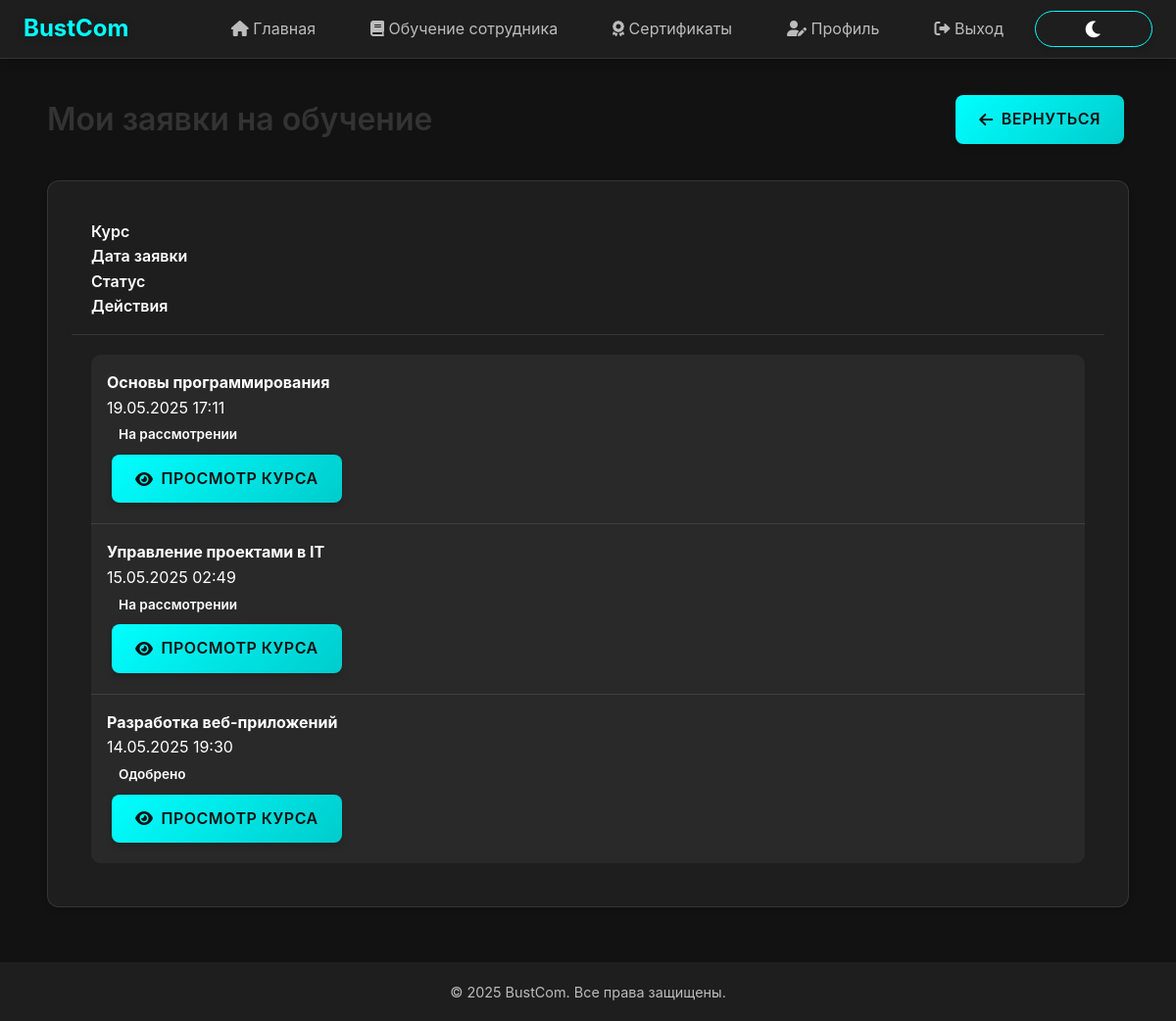
Screenshot of /employee/my-requests/ (signed in) with the database file from the repository.
### bustComProj/models.py (models this page shows, shortened)
class TrainingRequest(models.Model):
    STATUS_CHOICES = [
        ('pending', 'Ожидание'),
        ('approved', 'Одобрено'),
        ('rejected', 'Отклонено')
    ]
    user = models.ForeignKey(settings.AUTH_USER_MODEL, on_delete=models.CASCADE)
    course = models.ForeignKey('Course', on_delete=models.CASCADE)
    reason = models.TextField()
    status = models.CharField(max_length=10, choices=STATUS_CHOICES, default='pending')
    created_at = models.DateTimeField(auto_now_add=True)

class Course(models.Model):
    LEVEL_CHOICES = [
        ('beginner', 'Начальный'),
        ('intermediate', 'Средний'),
        ('advanced', 'Продвинутый')
    ]
    title = models.CharField(max_length=100)
    description = models.TextField()
    duration = models.IntegerField(help_text='Продолжительность в часах')
    level = models.CharField(max_length=20, choices=LEVEL_CHOICES, default='beginner')
    teacher = models.ForeignKey(User, on_delete=models.CASCADE, related_name='courses')
    created_at = models.DateTimeField(auto_now_add=True)
    updated_at = models.DateTimeField(auto_now=True)
    class Meta:
        verbose_name = 'Курс'
        verbose_name_plural = 'Курсы'

### bustComProj/views.py (the view)
# urls.py: path('employee/my-requests/', my_requests, name='my_requests'),
@login_required
@role_required('employee')
def my_requests(request):
    training_requests = TrainingRequest.objects.filter(user=request.user).select_related('course').order_by('-created_at')
    return render(request, 'employee/my_requests.html', {'requests': training_requests})

### bustComProj/views.py (called while the page is built)
def role_required(role):
    def check_role(user):
        return user.is_authenticated and getattr(user.profile, 'role', '').lower() == role.lower()
    return user_passes_test(check_role)

### bustComProj/templates/employee/my_requests.html (shortened to what this page needs)
{% extends "bustComProj/base.html" %}
{% load static %}
{% block content %}
<div class="container my-5">
    <div class="row">
        <div class="col-12">
            <div class="d-flex justify-content-between align-items-center mb-4">
                <h1 class="page-title">Мои заявки на обучение</h1>
                <a href="{% url 'employee_dashboard' %}" class="btn btn-outline-secondary">
                    <i class="fas fa-arrow-left me-2"></i>Вернуться
                </a>
            </div>
            {% if requests %}
                <div class="card shadow">
                    <div class="card-header bg-dark text-white">
                        <div class="row">
                            <div class="col-md-3">Курс</div>
                            <div class="col-md-3">Дата заявки</div>
                            <div class="col-md-3">Статус</div>
                            <div class="col-md-3">Действия</div>
                        </div>
                    </div>
                    <div class="card-body p-0">
                        <div class="list-group list-group-flush">
                            {% for request in requests %}
                                <div class="list-group-item">
                                    <div class="row align-items-center">
                                        <div class="col-md-3">
                                            <strong>{{ request.course.title }}</strong>
                                        </div>
                                        <div class="col-md-3">
                                            {{ request.created_at|date:"d.m.Y H:i" }}
                                        </div>
                                        <div class="col-md-3">
                                            {% if request.status == 'pending' %}
                                                <span class="badge bg-warning text-dark">На рассмотрении</span>
                                            {% elif request.status == 'approved' %}
                                                <span class="badge bg-success">Одобрено</span>
                                            {% elif request.status == 'rejected' %}
                                                <span class="badge bg-danger">Отклонено</span>
                                            {% endif %}
                                        </div>
                                        <div class="col-md-3">
                                            <a href="{% url 'course_detail' request.course.id %}" class="btn btn-sm btn-info">
                                                <i class="fas fa-eye me-1"></i>Просмотр курса
                                            </a>
                                        </div>
                                    </div>
                                </div>
                            {% endfor %}
                        </div>
                    </div>
                </div>
            {% else %}
                <div class="alert alert-info">
                    <p class="mb-0">У вас пока нет заявок на обучение. <a href="{% url 'courses_list' %}">Найдите интересующие вас курсы</a> и подайте заявку на обучение.</p>
                </div>
            {% endif %}
        </div>
    </div>
</div>
{% endblock %}

### bustComProj/static/css/enhanced.css (style rules this page uses)
.btn, button, input[type="submit"], input[type="button"], .btn-primary, .btn-secondary, .btn-success, .btn-danger, .btn-info, .btn-warning, .btn-outline-primary, .btn-outline-secondary, .btn-outline-success, .btn-outline-danger, .btn-outline-info, .btn-outline-warning, a.btn, a.btn-action, a.btn-outline { display: inline-flex; align-items: center; justify-content: center; gap: 8px; padding: 12px 24px; border-radius: 8px; font-size: 1rem; font-weight: 600; text-decoration: none; cursor: pointer; transition: all 0.3s ease; box-shadow: 0 4px 6px rgba(0, 0, 0, 0.15); border: none; text-align: center; margin: 5px; min-width: 120px; position: relative; overflow: hidden; }
.btn-info { background: linear-gradient(135deg, #11cdef, #17a2b8); color: white; }
.btn-outline-secondary { border: 2px solid #5a6268; background: transparent; color: #5a6268; }
.btn-sm { padding: 8px 16px; font-size: 0.875rem; min-width: 100px; }
.card { border-radius: 12px; overflow: hidden; transition: all 0.3s ease; box-shadow: 0 6px 12px rgba(0, 0, 0, 0.15); margin-bottom: 20px; border: 1px solid rgba(255, 255, 255, 0.1); background-color: var(--background-light); }
.card-header { padding: 15px 20px; font-weight: 600; border-bottom: 1px solid rgba(255, 255, 255, 0.1); }
.card-body { padding: 20px; }
.list-group { display: flex; flex-direction: column; padding-left: 0; margin-bottom: 0; border-radius: 10px; overflow: hidden; }
.list-group-item { position: relative; display: block; padding: 15px 20px; background-color: rgba(255, 255, 255, 0.05); border-bottom: 1px solid rgba(255, 255, 255, 0.1); }
.list-group-item:last-child { border-bottom: none; }
.d-flex { display: flex; }
.justify-content-between { justify-content: space-between; }
.align-items-center { align-items: center; }
.badge { display: inline-block; padding: 6px 12px; font-size: 0.85rem; font-weight: 600; line-height: 1; text-align: center; white-space: nowrap; vertical-align: middle; border-radius: 50px; transition: color 0.15s ease-in-out, background-color 0.15s ease-in-out; }
:root { --primary-color: #ff00ff; --secondary-color: #00ffcc; --accent-color: #ff3366; --background-dark: #1a1a1a; --background-light: #2a2a2a; --text-primary: #ffffff; --text-secondary: #e0e0e0; --success-color: #00ff88; --danger-color: #ff3366; --warning-color: #ffcc00; --border-radius: 15px; --transition-speed: 0.3s; }

### bustComProj/static/css/theme.css (style rules this page uses)
:root[data-theme="dark"] { --primary-color: #00ffff; --primary-dark: #00cccc; --primary-light: #80ffff; --secondary-color: #ff00ff; --secondary-dark: #cc00cc; --secondary-light: #ff80ff; --background-dark: #121212; --background-light: #1e1e1e; --background-lighter: #2d2d2d; --text-primary: #ffffff; --text-secondary: rgba(255, 255, 255, 0.7); --text-tertiary: rgba(255, 255, 255, 0.5); }

### bustComProj/templates/employee/my_requests.html (style rules this page uses)
.page-title { color: #333; font-weight: 600; margin-bottom: 0; }
.badge { font-size: 0.85rem; padding: 0.5rem 0.75rem; border-radius: 4px; }
.list-group-item { padding: 1rem; }

### rows the page displays
TrainingRequest: course "Основы программирования", created_at "19.05.2025 17:11", status "На рассмотрении"
TrainingRequest: course "Управление проектами в IT", created_at "15.05.2025 02:49", status "На рассмотрении"
TrainingRequest: course "Разработка веб-приложений", created_at "14.05.2025 19:30", status "Одобрено"
